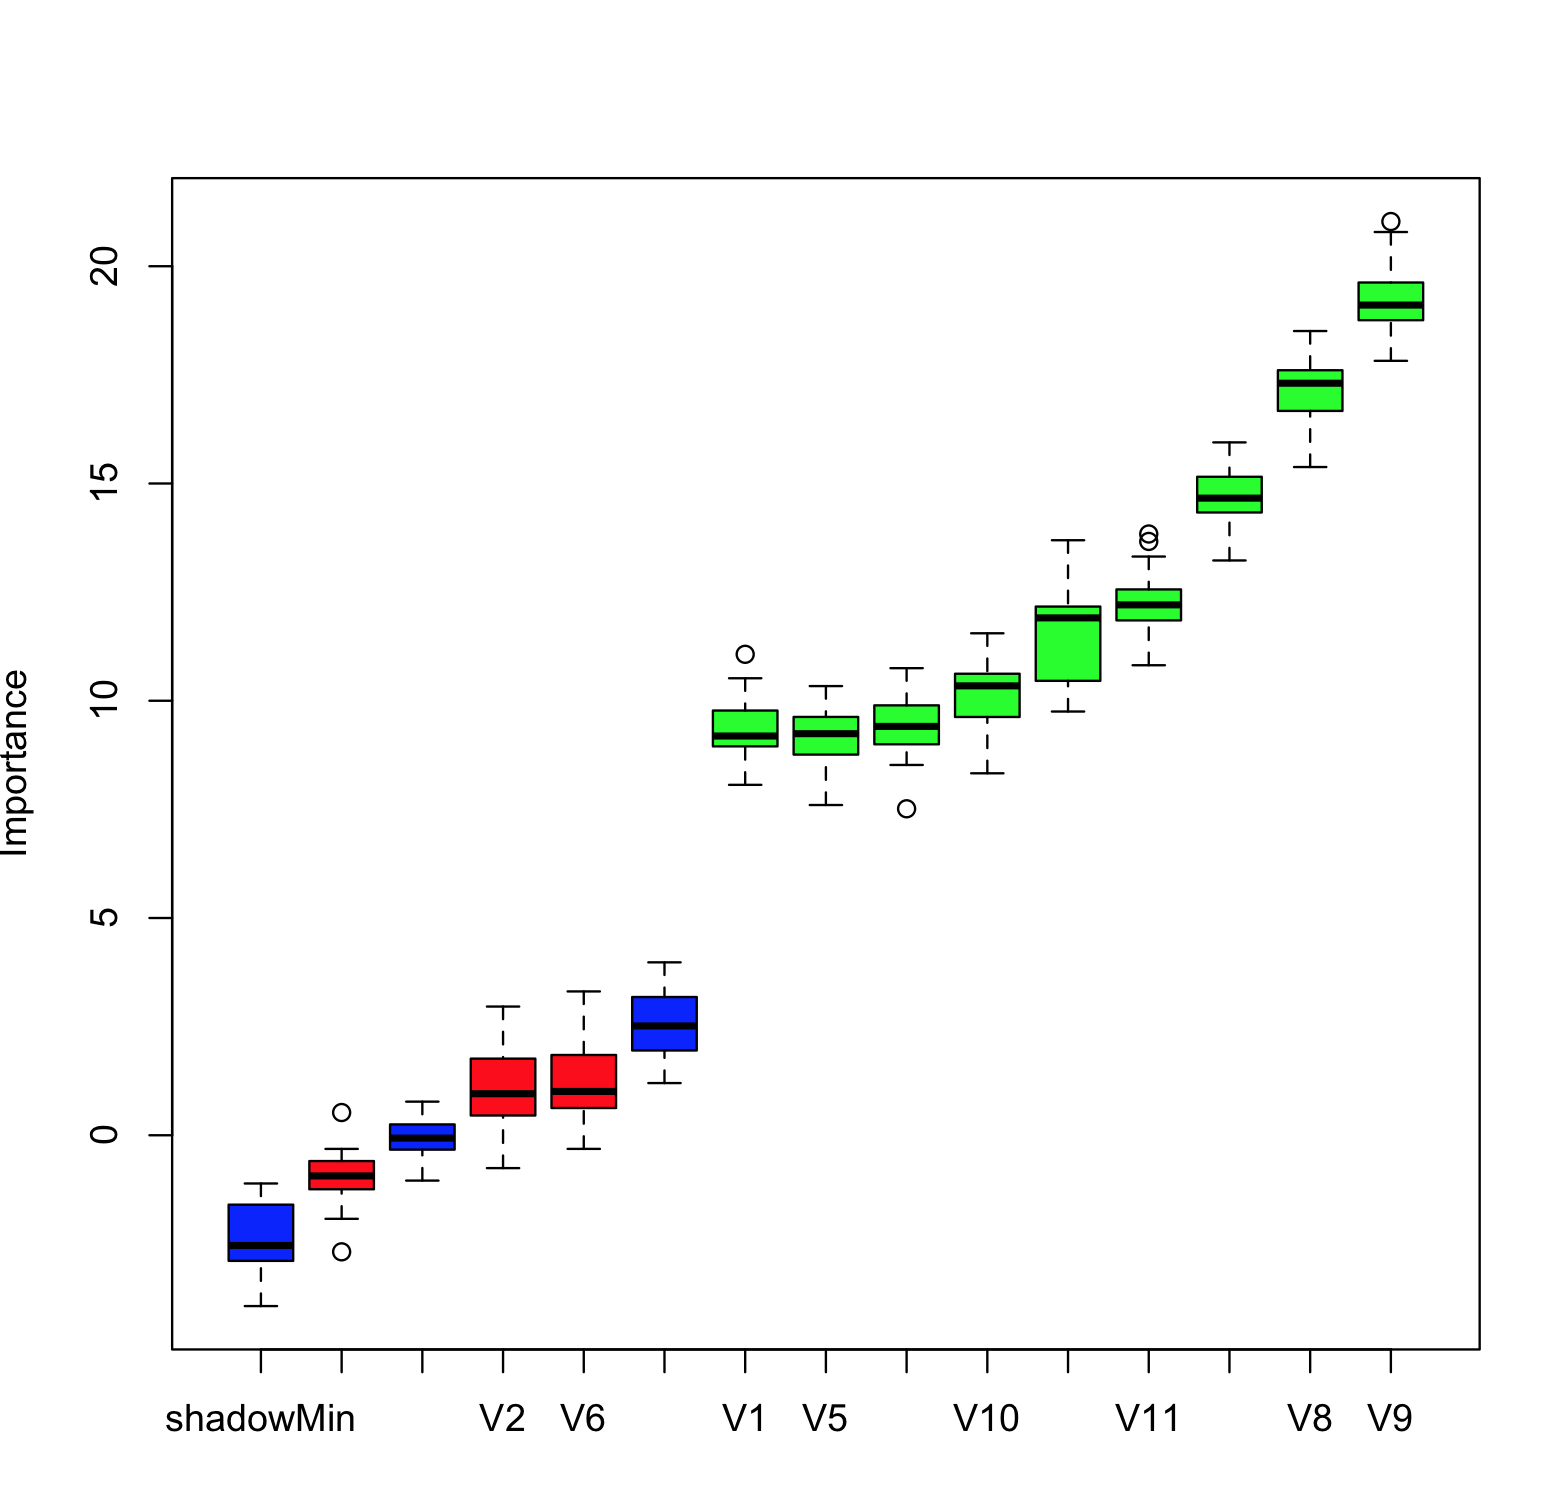

The R source for this figure:
(library (Boruta))
(library (mlbench))
## [1] "mlbench"   "stats"     "graphics"  "grDevices" "utils"     "datasets"
## [7] "methods"   "base"

(data ("Ozone")) #=>  [1] "Ozone", dataframe
#     V1 V2 V3 V4   V5 V6 V7 V8    V9  V10 V11   V12 V13
# 5    1  5  1  5 5760  3 51 54 45.32 1450  25 57.02  60
# 6    1  6  2  6 5720  4 69 35 49.64 1568  15 53.78  60
# 7    1  7  3  4 5790  6 19 45 46.40 2631 -33 54.14 100
# 8    1  8  4  4 5790  3 25 55 52.70  554 -28 64.76 250
# 9    1  9  5  6 5700  3 73 41 48.02 2083  23 52.52 120

((na.omit (Ozone)) -> Ozone)

(set.seed (1))

((Boruta (V4 ~ ., data=Ozone, doTrace=2, ntree=500)) -> Boruta.Ozone)
##  1. run of importance source...
##  11. run of importance source...
## After 11 iterations, +1.3 secs: 
##  confirmed 9 attributes: V1, V10, V11, V12, V13 and 4 more;
##  rejected 2 attributes: V2, V3;
##  still have 1 attribute left.
## 
##  12. run of importance source...
##  21. run of importance source...
## After 21 iterations, +2.2 secs: 
##  rejected 1 attribute: V6;
##  no more attributes left.
## 
## Boruta performed 21 iterations in 2.155657 secs.
##  9 attributes confirmed important: V1, V10, V11, V12, V13 and 4 more;
##  3 attributes confirmed unimportant: V2, V3, V6;
## 

## (plot (Boruta.Ozone)) =>> Boruta_Ozone.png


(set.seed (1))
((Boruta (V4 ~ ., data=Ozone, maxRuns=12)) -> Boruta.Short)
## Boruta performed 11 iterations in 0.9771039 secs.
##  9 attributes confirmed important: V1, V10, V11, V12, V13 and 4 more;
##  2 attributes confirmed unimportant: V2, V3;
##  1 tentative attributes left: V6;
## 

(TentativeRoughFix (Boruta.Short)) ## 同上的输出结果

(getConfirmedFormula (Boruta.Ozone))
## V4 ~ V1 + V5 + V7 + V8 + V9 + V10 + V11 + V12 + V13
## <environment: 0x7f8831a29478>

(attStats (Boruta.Ozone))
##        meanImp  medianImp     minImp     maxImp   normHits  decision
## V1   9.3406946  9.1881521  8.0645606 11.0689104 1.00000000 Confirmed
## V2   1.0693477  0.9569150 -0.7559703  2.9620623 0.16666667  Rejected
## V3  -0.9873096 -0.9355856 -2.6827062  0.5231361 0.00000000  Rejected
## V5   9.2088237  9.2421518  7.6002832 10.3374204 1.00000000 Confirmed
## V6   1.1733677  1.0083335 -0.3135760  3.3103123 0.04166667  Rejected
## V7  11.4760933 11.9068407  9.7520110 13.6941090 1.00000000 Confirmed
## V8  17.0992159 17.3075209 15.3788576 18.5088471 1.00000000 Confirmed
## V9  19.2203739 19.1062824 17.8229409 21.0290770 1.00000000 Confirmed
## V10 10.0826844 10.3426920  8.3303450 11.5526271 1.00000000 Confirmed
## V11 12.2283924 12.2067689 10.8172120 13.8378429 1.00000000 Confirmed
## V12 14.6852344 14.6627875 13.2286016 15.9460136 1.00000000 Confirmed
## V13  9.4474500  9.4095265  7.5137362 10.7496453 1.00000000 Confirmed
## 

(str (Ozone))
##  'data.frame':   203 obs. of  13 variables:
##   $ V1 : Factor w/ 12 levels "1","2","3","4",..: 1 1 1 1 1 1 1 1 1 1 ...
##   $ V2 : Factor w/ 31 levels "1","2","3","4",..: 5 6 7 8 9 12 13 14 15 16 ...
##   $ V3 : Factor w/ 7 levels "1","2","3","4",..: 1 2 3 4 5 1 2 3 4 5 ...
##   $ V4 : num  5 6 4 4 6 6 5 4 4 7 ...
##   $ V5 : num  5760 5720 5790 5790 5700 5720 5760 5780 5830 5870 ...
##   $ V6 : num  3 4 6 3 3 3 6 6 3 2 ...
##   $ V7 : num  51 69 19 25 73 44 33 19 19 19 ...
##   $ V8 : num  54 35 45 55 41 51 51 54 58 61 ...
##   $ V9 : num  45.3 49.6 46.4 52.7 48 ...
##   $ V10: num  1450 1568 2631 554 2083 ...
##   $ V11: num  25 15 -33 -28 23 9 -44 -44 -53 -67 ...
##   $ V12: num  57 53.8 54.1 64.8 52.5 ...
##   $ V13: num  60 60 100 250 120 150 40 200 250 200 ...
##   - attr(*, "na.action")=Class 'omit'  Named int [1:163] 1 2 3 4 10 11 17 18 20 24 ...
##    .. ..- attr(*, "names")= chr [1:163] "1" "2" "3" "4" ...
## 

## ------>>> 生成特征图谱的数据分析 -------->>> Boruta_Ozone.png
## 最右边的数据: 特征最重要的数据
(summary (Ozone$V9))
##    Min. 1st Qu.  Median    Mean 3rd Qu.    Max.
##   27.68   49.64   56.48   56.54   66.20   82.58

## 最左边的数据: 特征最不明显的数据
(summary (Ozone$V2))
##  1  2  3  4  5  6  7  8  9 10 11 12 13 14 15 16 17 18 19 20 21 22 23 24 25 26
##  5  7  7  4  6  7  7  7  9  6  5  9  8  8  8  7  7  6  6  6  7  8  8  5  4  6
## 27 28 29 30 31
##  8  6  7  7  2
##

(Ozone$V2) # 太多的Levels了
## [201] 28 29 30
## 31 Levels: 1 2 3 4 5 6 7 8 9 10 11 12 13 14 15 16 17 18 19 20 21 22 23 ... 31
##

# 倒数第一的绿色:
(summary (Ozone$V1))
##  1  2  3  4  5  6  7  8  9 10 11 12
## 17 17 21 21 10 17 13 15 16 18 17 21
##

(Ozone$V1)
## [201] 12 12 12
## Levels: 1 2 3 4 5 6 7 8 9 10 11 12
##

